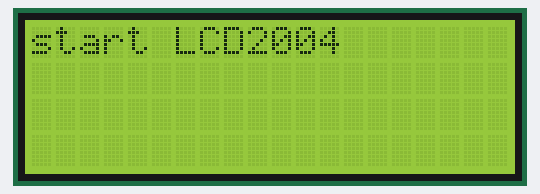
A sketch run on a simulated Arduino Uno, built with avr-gcc and run on an emulated ATmega328P. Parts: 20×4 character LCD. Storage starts empty.

Above: at 0.1 s.
At 1.3 s:
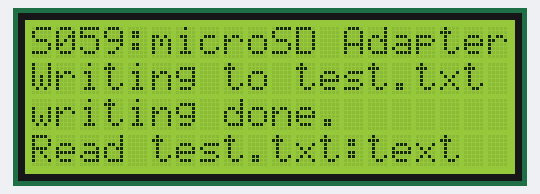

The sketch:

basic_test.ino
```cpp
/* Micro SD TF Card Memory Module [S059] : http://rdiot.tistory.com/109 [RDIoT Demo] */

#include <Wire.h>
#include <LiquidCrystal_I2C.h>
#include <SPI.h>
#include <SD.h> // include the SD library

LiquidCrystal_I2C lcd(0x27,20,4);  // LCD2004

File myFile;

void setup()
{
  lcd.init();  // initialize the lcd
  lcd.backlight();
  lcd.print("start LCD2004");

  delay(1000);
  lcd.clear();

  lcd.setCursor(0,0);
  lcd.print("S059:microSD Adapter");

  lcd.setCursor(0,1);
  lcd.print("Initializing SD Card");

  if (!SD.begin(4)) {
    lcd.setCursor(0,1);
    lcd.print("Initialize Failed   ");
    return;
  }

  lcd.setCursor(0,1);
  lcd.print("Initialization done");

  myFile = SD.open("test5.txt", FILE_WRITE);

  // if the file opened okay, write to it:
  if (myFile) {

    lcd.setCursor(0,1);
    lcd.print("Writing to test.txt ");
    myFile.println("text");

    // close the file:
    myFile.close();
    lcd.setCursor(0,2);
    lcd.print("writing done.");
  } else {

    lcd.setCursor(0,2);
    lcd.print("error opening test.txt");
  }

  // re-open the file for reading:
  myFile = SD.open("test5.txt");
  if (myFile) {
    lcd.setCursor(0,3);
    lcd.print("Read test.txt:");

    // read from the file until there's nothing else in it:
    while (myFile.available()) {
      lcd.write(myFile.read());

    }
    // close the file:
    myFile.close();
  } else {
    // if the file didn't open, print an error:
    lcd.setCursor(0,2);
    lcd.print("error opening test.txt");
  }

}
```
